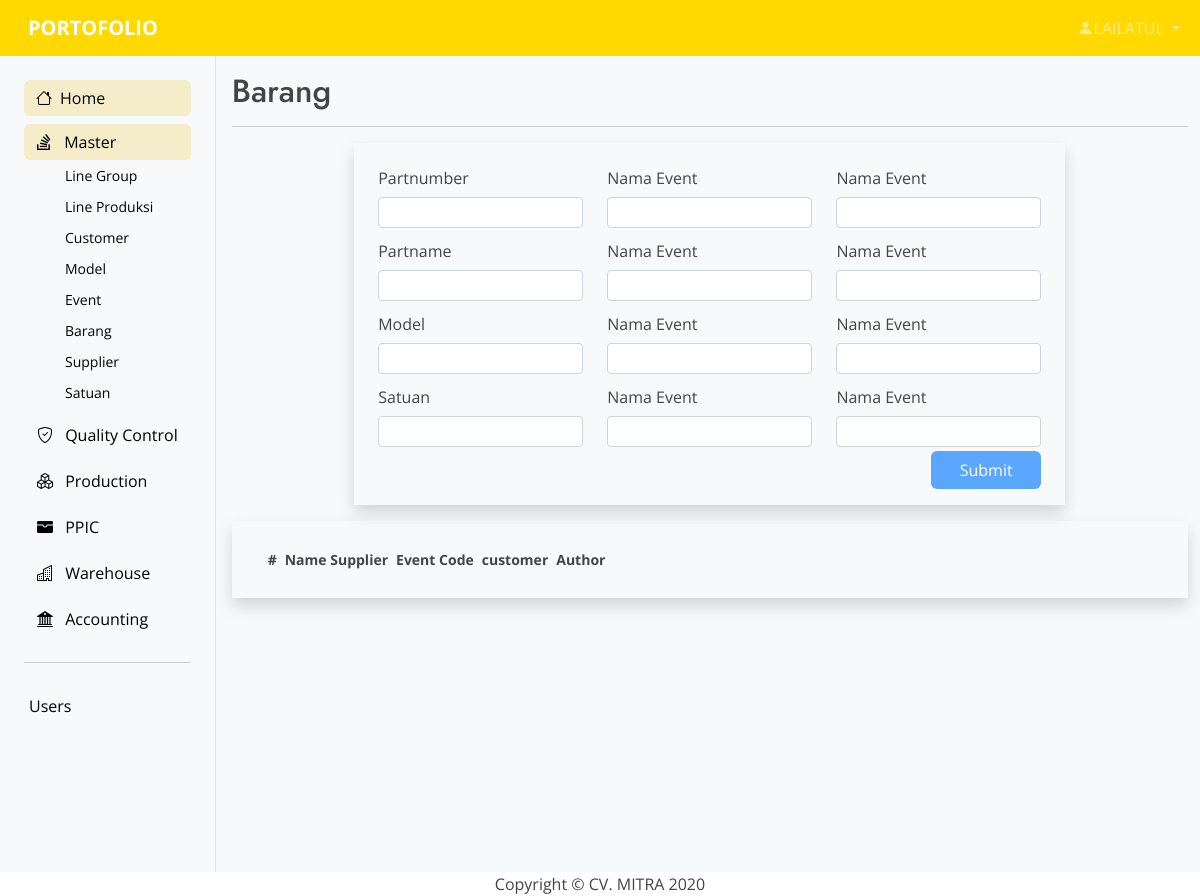
The page /pages/master/add-barang.php (signed in) on the database as committed earlier.
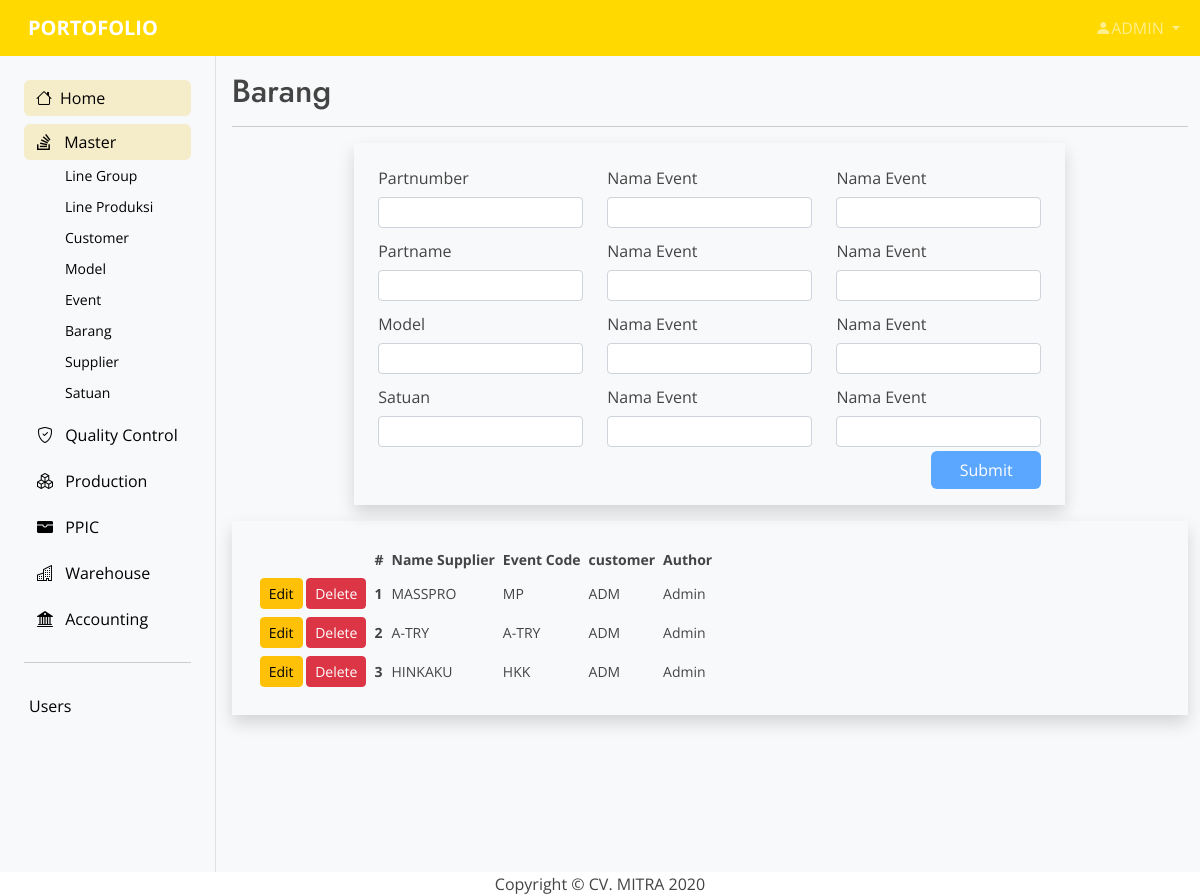
The same page on the database as committed later.
### tables this page shows
CREATE TABLE `master_event` (
  `id` int(11) NOT NULL,
  `nama` text NOT NULL,
  `code` varchar(30) NOT NULL,
  `customer` int(11) NOT NULL,
  `create_at` datetime NOT NULL DEFAULT current_timestamp(),
  `author` varchar(30) NOT NULL,
  `edit_at` datetime NOT NULL DEFAULT current_timestamp(),
  `edit_by` varchar(20) NOT NULL
);

CREATE TABLE `master_customer` (
  `idcust` int(11) NOT NULL,
  `namacust` text NOT NULL,
  `custcode` varchar(30) NOT NULL,
  `alamat` text NOT NULL,
  `create_at` datetime NOT NULL DEFAULT current_timestamp(),
  `author` varchar(30) NOT NULL,
  `edit_at` timestamp NOT NULL DEFAULT current_timestamp(),
  `edit_by` varchar(20) NOT NULL
);

### pages/master/add-barang.php (the view, shortened to what the rows shown need)
<?php
    include "../../connect.php";
?>
<!DOCTYPE html>
<html lang="en">
<head>
    <?php include '../../layout/header.php' ?>
</head>
<body class="bg-light bg-light" >
    <section class="container-xxl">
		<div class="row flex-nowrap">
			<div class="col-auto px-0 max-vh-100">
                <div class="col ps-md-3 max-vh-100" data-aos="fade" data-aos-delay="100">
                    <div class="page-header pt-3">
                        <h2>Barang</h2>
                    </div>
                    <div class="row justify-content-md-center">
                        <div class="col-lg-12 col-md-12">
                            <div class="container shadow px-4 py-4">
                                <div class="table-responsive-lg">
                                    <table id="show_table" class="table-sm display nowrap table-hover">
                                        <thead>
                                            <tr>
                                                <th scope="col"></th>
                                                <th scope="col">#</th>
                                                <th scope="col">Name Supplier</th>
                                                <th scope="col">Event Code</th>
                                                <th scope="col">customer</th>
                                                <th scope="col">Author</th>
                                            </tr>
                                        </thead>
                                        <tbody>
                                            <?php
                                            $sql2   = "SELECT u.id, u.nama, u.code, c.custcode, u.author FROM master_event as u join master_customer as c on u.customer=c.idcust ORDER BY u.create_at DESC";
                                            $q2     = mysqli_query($conn, $sql2);
                                            $order   = 1;
                                            while ($r2 = mysqli_fetch_array($q2)) {
                                                $id             = $r2['id'];
                                                $nama           = $r2['nama'];
                                                $code           = $r2['code'];
                                                $cust           = $r2['custcode'];
                                                $author         = $r2['author'];
                                            ?>
                                                <tr>
                                                    <td scope="row">
                                                        <a href="add-event.php?op=edit&id=<?php echo $id ?>"><button type="button" class="btn btn-sm btn-warning">Edit</button></a>
                                                        <a href="add-event.php?op=delete&id=<?php echo $id?>" onclick="return confirm('Are you sure you want to delete the data?')"><button type="button" class="btn btn-sm btn-danger">Delete</button></a>
                                                    </td>
                                                    <th scope="row"><?php echo $order++ ?></th>
                                                    <td scope="row"><?php echo $nama  ?></td>
                                                    <td scope="row"><?php echo $code ?></td>
                                                    <td scope="row"><?php echo $cust ?></td>
                                                    <td scope="row"><?php echo $author ?></td>
                                                </tr>
                                            <?php
                                            }
                                            ?>
                                        </tbody>
                                    </table>
                                </div>
                            </div>
                        </div>
                    </div>
                </div>
            </div>
        </div>
    </section>
</body>
</html>

Rows that differ between the two databases and show on the page:
added master_event: nama "MASSPRO", code "MP", customer.custcode "ADM", author "Admin"
added master_event: nama "A-TRY", code "A-TRY", customer.custcode "ADM", author "Admin"
added master_event: nama "HINKAKU", code "HKK", customer.custcode "ADM", author "Admin"
Other text that changed with them:
$_SESSION['name']: "LAILATUL" → "ADMIN"
